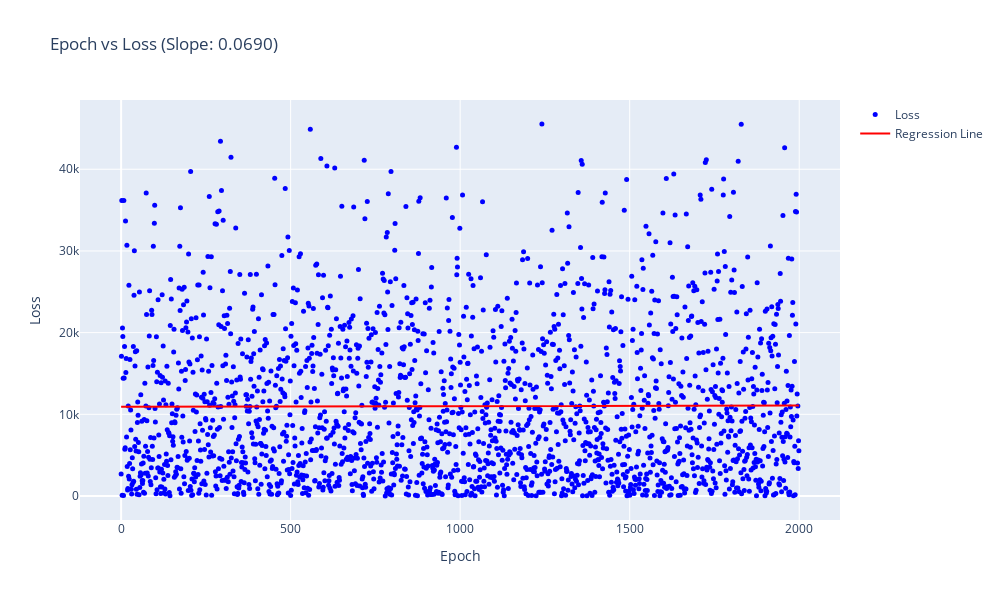

The cell this chart's notebook holds for it:
### Code cell
import pandas as pd
import plotly.graph_objects as go
from sklearn.linear_model import LinearRegression
import numpy as np

# Extract the data
epochs = report_data['epoch'].values.reshape(-1, 1)
losses = report_data['loss'].values

# Perform linear regression
reg = LinearRegression().fit(epochs, losses)
slope = reg.coef_[0]
intercept = reg.intercept_

# Calculate the regression line
regression_line = reg.predict(epochs)

# Create the 2D scatter plot
fig = go.Figure()

# Add the original data
fig.add_trace(go.Scatter(
    x=report_data['epoch'],
    y=report_data['loss'],
    mode='markers',
    marker=dict(
        size=5,
        color='blue'
    ),
    name='Loss',
    text=[f'Epoch: {e}<br>Loss: {l}' for e, l in zip(report_data['epoch'], report_data['loss'])],
    hoverinfo='text'
))

# Add the regression line
fig.add_trace(go.Scatter(
    x=report_data['epoch'],
    y=regression_line,
    mode='lines',
    line=dict(
        color='red'
    ),
    name='Regression Line'
))

# Update the layout
fig.update_layout(
    xaxis=dict(
        title='Epoch'
    ),
    yaxis=dict(
        title='Loss'
    ),
    width=1000,
    height=600,
    title=f'Epoch vs Loss (Slope: {slope:.4f})'
)

# Show the plot
fig.show()

# Print the slope to determine the trend
print(f"The slope of the regression line is {slope:.4f}")
if slope < 0:
    print("The values are trending down.")
elif slope > 0:
    print("The values are trending up.")
else:
    print("The values are constant.")

### Figure 1 — Plotly figure (JSON) as saved in the notebook; plotly's stock layout.template omitted (floating-point values rounded to 4 significant figures; data arrays with more than 128 entries replaced by an {"elided": "..."} marker saying what was removed)
{"data": [{"hoverinfo": "text", "marker": {"color": "blue", "size": 5}, "mode": "markers", "name": "Loss", "text": {"elided": "2000 str values"}, "type": "scatter", "x": {"elided": "2000 int values"}, "y": {"elided": "2000 float values"}}, {"line": {"color": "red"}, "mode": "lines", "name": "Regression Line", "type": "scatter", "x": {"elided": "2000 int values"}, "y": {"elided": "2000 float values"}}], "layout": {"height": 600, "title": {"text": "Epoch vs Loss (Slope: 0.0690)"}, "width": 1000, "xaxis": {"title": {"text": "Epoch"}}, "yaxis": {"title": {"text": "Loss"}}}}
